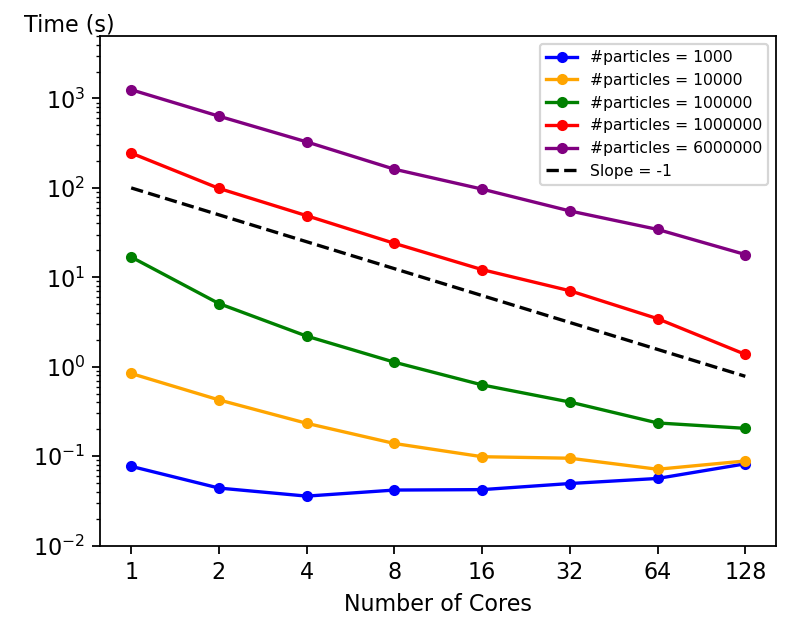

Recreate this plot in Python.
import matplotlib.pyplot as plt
import numpy as np
from matplotlib.pyplot import figure
import re

figure(figsize=(5, 4), dpi=160)

n = [1000, 10000, 100000, 1000000, 6000000]
t = [1, 2, 4, 8, 16, 32, 64, 128]

tstrong = []

for j in t:
  tstrong.append([])
  for i in n:
    with open('../data_strong/t' + str(j) + '-' + str(i) + '.out', 'r') as f:
      content = f.read()
      tstrong[-1].append(float(re.findall(r'= (.*) seconds', content)[0]))


colors = ['blue', 'olive', 'orange', 'brown', 'green', 'pink', 'red', 'cyan', 'purple']

for i in range(len(n)):
  yval = []
  for j in range(len(t)):
    yval.append(tstrong[j][i])
  plt.plot(range(8), yval, marker='o', markersize=4, color = colors[i * 2], label = '#particles = ' + str(n[i]))

plt.plot([0, 7], [100, 100 / 128], '--', color = 'black', label = 'Slope = -1')

plt.legend(fontsize = 7)
plt.ylim(0.01, 5000)
plt.yscale('log')
plt.xticks(range(8), t)
plt.xlabel('Number of Cores')
plt.ylabel('Time (s)', ha='left', y=1, rotation=0)
plt.tight_layout()
plt.savefig('strong.png')
